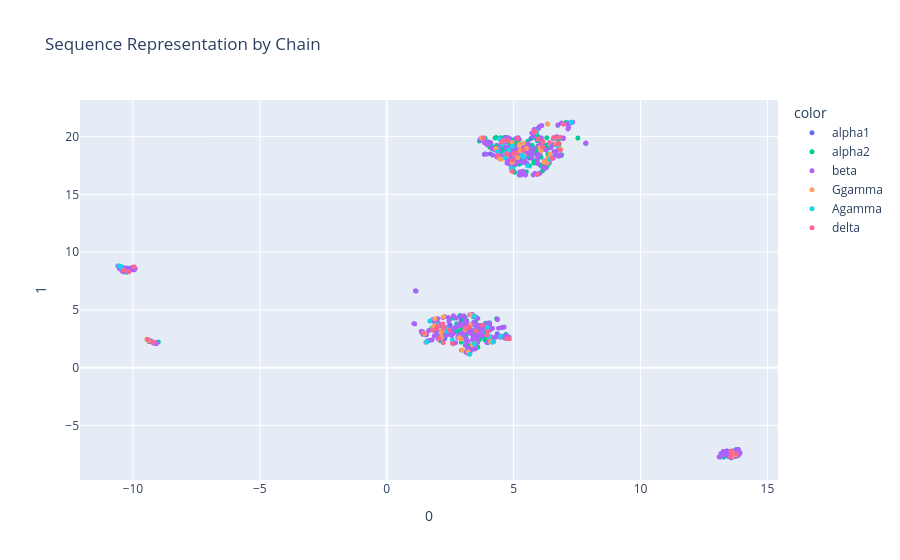

Source (notebook cell):
### Markdown cell above
### Sequence Representations

### Code cell
seq_rep = pd.DataFrame(umap.fit_transform(np.array(var_data["sequence_representation"]).tolist()))
seq_rep["label"] = var_data["name"]
seq_rep["color"] = var_data["hemoglobin_chain"]

fig = px.scatter(
    seq_rep, 
    x=0, 
    y=1, 
    color="color", 
    hover_data="label", 
    title="Sequence Representation by Chain"
)
fig.update_traces(marker_size=5)
fig.show()

### Figure 1 — Plotly figure (JSON) as saved in the notebook; plotly's stock layout.template omitted (floating-point values rounded to 4 significant figures; data arrays with more than 128 entries replaced by an {"elided": "..."} marker saying what was removed)
{"data": [{"customdata": [["Hb Antananarivo"], ["Hb Anantharaj"], ["Hb Evanston"], ["Hb I-Interlaken"], ["Hb Ramona"], ["Hb Spanish Town"], ["Hb Boumerdes"], ["Hb Kariya"], ["Hb Frankfurt"], ["Hb Q-India"], ["Hb Q-Thailand"], ["Hb Chapel Hill"], ["Hb Duan"], ["Hb Davenport"], ["Hb J-Rajappen"], ["Hb Chesapeake"], ["Hb &Ccedil;apa"], ["Hb St. Luke's"], ["Hb O-Indonesia"], ["Hb Mulhacen"], ["Hb Sassari"], ["Hb Tunis-Bizerte"], ["Hb Hanamaki-1"], ["Hb Diamant"], ["Hb Roubaix"], ["Hb Charolles"], ["Hb Anderlecht"], ["Hb Rockaway"], ["Hb Buffalo"], ["Hb Wichita"], ["Hb Wembley"], ["Hb Burlington"], ["Hb Yanase"], ["Hb Tamano"], ["Hb Douala"], ["Hb Saratoga Springs"], ["Hb Groene Hart"], ["Hb Lusaka"], ["Hb Die"], ["Hb Beziers"], ["Hb Itapira"], ["Hb Bom Jesus da Lapa"], ["Hb Oegstgeest"], ["Hb Riccarton"], ["Hb Broomfield"], ["Hb Ravenscourt Park"], ["Hb Hackney"], ["Hb Dublin"], ["Hb Jeddah"], ["Hb Westborough"], ["Hb Trenton"], ["Hb Galliera I"], ["Hb Parma"], ["Hb Pisa"], ["Hb Vientiane"], ["Hb Ecuador"], ["Hb Haaksbergen"], ["Hb Hagley Park"], ["Hb Voreppe"], ["Hb Kosovo"], ["Hb Bonn"], ["Hb Canuts"], ["Hb Verona"], ["Hb Hillingdon"], ["Hb Central Middlesex"], ["Hb Reading"], ["Hb Sudbury"], ["Hb Charlieu"], ["Hb Wroclaw"], ["Hb Mill Hill"], ["Hb Les Lilas"], ["Hb Kenton"], ["Hb Hatfield"], ["Hb Nedlands"], ["Hb Chelmsford"], ["Hb Beaconsfield"], ["Hb Palmela "], ["Hb Portim&atilde;o "], ["Hb alpha1 codon 86 (CTG>GTG)"], ["Hb Lima"], ["Hb Woodstock "], ["Hb St. Rose"], ["Hb Queens Park"], ["Hb Erzeroum"], ["Hb Olivet"], ["Hb PRINCES RISBOROUGH "], ["Hb AYLESBURY"], ["Hb Mao"], ["Hb Verdun"]], "hovertemplate": "color=alpha1<br>0=%{x}<br>1=%{y}<br>label=%{customdata[0]}<extra></extra>", "legendgroup": "alpha1", "marker": {"color": "#636efa", "size": 5, "symbol": "circle"}, "mode": "markers", "name": "alpha1", "showlegend": true, "type": "scattergl", "x": [2.28, 4.863, 7.187, 4.752, 4.716, 2.404, 3.286, 4.351, -10.18, 6.119, -9.348, 5.267, 1.996, 2.845, 4.087, 4.596, 5.209, 4.676, 5.134, -9.364, 2.445, 1.154, 6.554, 7.848, 4.232, 5.983, 5.921, 6.888, 3.844, 5.265, 3.822, 5.063, 1.136, 1.81, 4.816, 5.827, 1.699, -10.29, 2.068, 4.939, 5.89, 13.79, 5.409, 5.809, 5.41, 2.991, 1.399, 1.832, -10.32, -10.51, 3.405, 4.717, 4.329, 13.92, 5.189, 1.105, 5.087, 2.797, 3.49, 6.092, 5.282, 5.622, 5.683, -9.076, 4.931, 4.623, 2.458, 5.065, 1.15, 2.644, 3.533, 2.288, -9.104, 13.3, 6.274, 4.479, 6.455, 3.138, 5.257, 3.735, 4.447, 6.049, 3.561, 13.41, 3.554, 2.938, 3.836, 1.542, 2.491], "xaxis": "x", "y": [4.413, 17.75, 21.14, 2.65, 19.85, 3.246, 1.493, 2.937, 8.582, 19.17, 2.349, 18.09, 4.239, 2.606, 18.51, 18.23, 17.63, 18.14, 18.59, 2.37, 3.031, 6.626, 18.15, 19.41, 19.09, 20.72, 19.06, 21.17, 18.46, 19.27, 19.9, 18.78, 6.65, 3.415, 18.84, 20.22, 2.375, 8.441, 2.935, 17.02, 18.51, -7.255, 19.33, 20.61, 19.19, 4.452, 3.114, 4.174, 8.472, 8.579, 2.667, 2.783, 19.23, -7.358, 18.6, 3.797, 18.76, 2.601, 2.512, 20.95, 18.89, 18.15, 19.83, 2.087, 17.06, 3.509, 3.356, 18.75, 6.63, 4.413, 2.632, 2.517, 2.089, -7.552, 17.84, 18.26, 18.19, 2.52, 18.25, 19.81, 18.32, 17.54, 3.427, -7.219, 2.487, 4.13, 2.603, 2.193, 3.695], "yaxis": "y"}, {"customdata": {"elided": "281x1 str values"}, "hovertemplate": "color=alpha2<br>0=%{x}<br>1=%{y}<br>label=%{customdata[0]}<extra></extra>", "legendgroup": "alpha2", "marker": {"color": "#00cc96", "size": 5, "symbol": "circle"}, "mode": "markers", "name": "alpha2", "showlegend": true, "type": "scattergl", "x": {"elided": "281 float values"}, "xaxis": "x", "y": {"elided": "281 float values"}, "yaxis": "y"}, {"customdata": {"elided": "483x1 str values"}, "hovertemplate": "color=beta<br>0=%{x}<br>1=%{y}<br>label=%{customdata[0]}<extra></extra>", "legendgroup": "beta", "marker": {"color": "#ab63fa", "size": 5, "symbol": "circle"}, "mode": "markers", "name": "beta", "showlegend": true, "type": "scattergl", "x": {"elided": "483 float values"}, "xaxis": "x", "y": {"elided": "483 float values"}, "yaxis": "y"}, {"customdata": [["Hb F-Malaysia"], ["Hb F-Meinohama"], ["Hb F-Auckland"], ["Hb F-Albaicin"], ["Hb F-Albaicin"], ["Hb F-Heather"], ["Hb F-Catalonia"], ["Hb F-Melbourne"], ["Hb F-Fuchu"], ["Hb F-Saskatoon"], ["Hb F-Urumqi"], ["Hb F-Granada"], ["Hb F-Cosenza"], ["Hb F-Oakland"], ["Hb F-Tokyo"], ["Hb F-Austell"], ["Hb F-Veleta"], ["Hb F-Cincinnati"], ["Hb F-Lodz"], ["Hb F-Kingston"], ["Hb F-Sacromonte"], ["Hb F-Emirates"], ["Hb F-M-Osaka"], ["Hb F-Clarke"], ["Hb F-Shanghai"], ["Hb F-Brooklyn"], ["Hb F-Minoo"], ["Hb F-Lesvos"], ["Hb F-Kennestone"], ["Hb F-M-Fort Ripley"], ["Hb F-Columbus-GA"], ["Hb F-La Grange"], ["Hb F-Macedonia-II"], ["Hb F-Malta-I"], ["Hb F-Caltech"], ["Hb F-Carlton"], ["Hb F-Poole"], ["Hb F-Onoda"], ["Hb F-Texas-II"], ["Hb F-Alexandra"], ["Hb F-Ube"], ["Hb F-Ouled Rabah"], ["Hb F-Clamart"], ["Hb F-Calabria"], ["Hb F-Coigneres"], ["Hb F-Bonheiden"], ["Hb F-Bron"], ["Hb F-Lyon"], ["Hb F-Saint-Etienne"], ["Hb F-Sarajevo"], ["Hb F-Zhejiang"], ["Hb F-Paulinia"], ["Hb F-Istambul"], ["Hb F-Monserrato-Sassari"]], "hovertemplate": "color=Ggamma<br>0=%{x}<br>1=%{y}<br>label=%{customdata[0]}<extra></extra>", "legendgroup": "Ggamma", "marker": {"color": "#FFA15A", "size": 5, "symbol": "circle"}, "mode": "markers", "name": "Ggamma", "showlegend": true, "type": "scattergl", "x": [6.032, 2.212, 4.084, 1.545, 13.61, 4.955, -9.39, 3.292, 5.267, 5.16, -9.201, 5.511, 4.731, 4.304, 3.732, 1.896, 3.076, 13.77, 2.261, 2.93, 6.201, 2.858, 1.826, 2.135, 3.458, 6.674, 5.296, 6.316, 5.023, 1.94, 3.371, 2.237, 13.76, 6.847, 5.232, 13.62, 4.521, -9.451, 6.078, 5.408, 4.422, 6.43, 4.941, 6.336, 2.16, 3.316, 6.35, 2.849, 4.944, 5.227, 5.384, 2.971, 1.487, 3.206], "xaxis": "x", "y": [19.05, 3.289, 2.275, 2.221, -7.696, 17.8, 2.347, 3.672, 18.79, 18.19, 2.201, 18.97, 18.34, 18.97, 19.89, 4.229, 3.303, -7.507, 3.443, 2.465, 17.78, 2.562, 3.497, 3.033, 2.089, 19.38, 18.8, 17.74, 18.48, 3.702, 1.984, 4.399, -7.533, 18.92, 19.33, -7.34, 18.04, 2.469, 18.77, 18.35, 18.12, 18.49, 17.77, 18.13, 2.616, 4.562, 21.08, 2.598, 19.49, 19.21, 19.43, 1.527, 2.927, 1.367], "yaxis": "y"}, {"customdata": [["Hb F-Marietta"], ["Hb F-Port Royal"], ["Hb F-Macedonia-I"], ["Hb F-Texas-I"], ["Hb F-Kotobuki"], ["Hb F-Pordenone"], ["Hb F-Calluna"], ["Hb F-Kuala Lumpur"], ["Hb F-Pendergrass"], ["Hb F-Cobb"], ["Hb F-Bonaire-GA"], ["Hb F-Woodstock"], ["Hb F-Beech Island"], ["Hb F-Jamaica"], ["Hb F-Iwata"], ["Hb F-Xin-Su"], ["Hb F-Sardinia (<sup>A</sup>gamma<sup>T</sup>)"], ["Hb F-Dammam"], ["Hb F-Victoria Jubilee"], ["Hb F-Dickinson"], ["Hb F-Hull"], ["Hb F-Baskent"], ["Hb F-Jiangsu"], ["Hb F-Texas-II"], ["Hb F-Alexandra"], ["Hb F-Ube"], ["Hb F-Xinjiang"], ["Hb F-Fukuyama"], ["Hb F-Forest Park"], ["Hb F-Campinas"], ["Hb F-Porto Torres"], ["Hb F-Oman"], ["Hb F-Beni Khirane"], ["Hb F-Osilo"], ["Hb F-Salamanque"]], "hovertemplate": "color=Agamma<br>0=%{x}<br>1=%{y}<br>label=%{customdata[0]}<extra></extra>", "legendgroup": "Agamma", "marker": {"color": "#19d3f3", "size": 5, "symbol": "circle"}, "mode": "markers", "name": "Agamma", "showlegend": true, "type": "scattergl", "x": [6.416, 4.948, 2.584, 4.365, 5.859, -10.47, 6.722, 4.047, -10.55, 5.387, 3.451, 5.324, 5.544, 5.406, 4.911, 2.367, 1.698, 2.354, 6.58, 2.003, 3.455, 4.492, 5.9, 1.569, 4.188, 3.271, 5.1, 3.958, 4.658, 4.439, 6.797, 4.657, 4.805, 7.271, 4.555], "xaxis": "x", "y": [18.05, 19.16, 2.39, 18.67, 20.47, 8.696, 19.24, 2.695, 8.817, 18.8, 4.455, 18.36, 17.48, 18.24, 17.24, 3.152, 4.036, 3.381, 19.85, 3.712, 2.06, 2.724, 20.4, 2.245, 2.232, 1.156, 18.57, 3.474, 18.18, 19.79, 19.94, 18.58, 18.81, 21.25, 19.34], "yaxis": "y"}, {"customdata": [["Hb A<sub>2</sub>-Niigata"], ["Hb A<sub>2</sub>-Sphaki&aacute;"], ["Hb A<sub>2</sub>-Pylos"], ["Hb A<sub>2</sub>-NYU"], ["Hb A<sub>2</sub>' or Hb B<sub>2</sub>"], ["Hb A<sub>2</sub>-Roosevelt"], ["Hb A<sub>2</sub>-Flatbush"], ["Hb A<sub>2</sub>-Victoria"], ["Hb A<sub>2</sub>-Yokoshima"], ["Hb A<sub>2</sub>-Puglia"], ["Hb A<sub>2</sub>-Yialousa"], ["Hb A<sub>2</sub>-Metaponto"], ["Hb A<sub>2</sub>-Melbourne"], ["Hb A<sub>2</sub>-Agrinio"], ["Hb A<sub>2</sub>-Parkville"], ["Hb A<sub>2</sub>-Adria"], ["Hb A<sub>2</sub>-Indonesia"], ["Hb A<sub>2</sub>-Grovetown"], ["Hb A<sub>2</sub>-Nishishinbashi"], ["Hb A<sub>2</sub>-Etolia"], ["Hb A<sub>2</sub>-Honai"], ["Hb A<sub>2</sub>-Sant' Antioco"], ["Hb A<sub>2</sub>-Wrens"], ["Hb A<sub>2</sub>-Canada"], ["Hb A<sub>2</sub>-Coburg"], ["Hb A<sub>2</sub>-Liangcheng"], ["Hb A<sub>2</sub>-Manzanares"], ["Hb A<sub>2</sub>-Zagreb"], ["Hb A<sub>2</sub>-Babinga"], ["Hb A<sub>2</sub>-Fitzroy"], ["Hb A2-Toranomon"], ["Hb A2-Monreale"], ["Hb A2-Campania"], ["Hb A2-Lucania"], ["Hb A2-Capri"], ["Hb A2-Ninive"], ["Hb A2-Pasteur-Tunis"], ["Hb A2-MUMC"], ["Hb A2-Catania"], ["Hb A2-Ventimiglia"], ["Hb A2-Montechiaro"], ["Hb A2-Bagheria"], ["Hb A2-Udine"], ["Hb A2-Acacias"], ["Hb A2-North Africa"], ["Hb A2-Lyon"], ["Hb A2-Asti"], ["Hb A2-Pordenone"], ["Hb A2 codon 2   (CAT&#8594;AAT)"], ["Hb A2  codon 52 (GAT>CAT)"], ["Hb A2 Saint-Denis"], ["Hb A2-San Floro "], ["Hb A2-India"], ["Hb A2-Lewisburg"], ["Hb A2-Ramallah"], ["Hb Noah Mehmet Oeztuerk"], ["Hb A2 Hong Kong"]], "hovertemplate": "color=delta<br>0=%{x}<br>1=%{y}<br>label=%{customdata[0]}<extra></extra>", "legendgroup": "delta", "marker": {"color": "#FF6692", "size": 5, "symbol": "circle"}, "mode": "markers", "name": "delta", "showlegend": true, "type": "scattergl", "x": [3.992, 6.152, 2.034, 3.768, 2.588, 4.726, 6.783, 6.664, 6.965, 3.95, 5.143, 6.735, -9.954, 4.375, 6.654, 5.03, 1.432, 6.83, 4.952, 1.976, 13.76, -10.17, 5.826, 13.58, 6.582, 5.825, 5.947, 2.264, 4.762, 3.242, 2.227, 2.461, 4.832, 4.736, 3.824, 2.228, -9.215, 6.406, 4.957, -9.433, 6.842, 5.105, 4.614, 2.051, 5.396, 3.525, 6.526, 2.213, 1.807, 5.971, 3.085, 13.57, -10.36, 13.56, 4.523, 6.143, 4.732], "xaxis": "x", "y": [3.127, 19.57, 3.628, 3.666, 2.109, 18.46, 19.42, 19.89, 21.06, 2.818, 19.83, 19.34, 8.732, 18.38, 19.87, 18.52, 3.016, 19.95, 16.99, 3.416, -7.459, 8.296, 20.47, -7.218, 19.92, 20.4, 16.74, 3.476, 19.64, 3.504, 3.39, 3.235, 2.501, 2.507, 19.89, 2.165, 2.192, 19.49, 17.96, 2.439, 18.84, 18.58, 19.68, 2.514, 18.83, 3.175, 18.1, 3.777, 3.25, 19.79, 3.416, -7.258, 8.432, -7.681, 19.52, 19.11, 18.54], "yaxis": "y"}], "layout": {"legend": {"title": {"text": "color"}, "tracegroupgap": 0}, "title": {"text": "Sequence Representation by Chain"}, "xaxis": {"anchor": "y", "domain": [0, 1], "title": {"text": "0"}}, "yaxis": {"anchor": "x", "domain": [0, 1], "title": {"text": "1"}}}}
